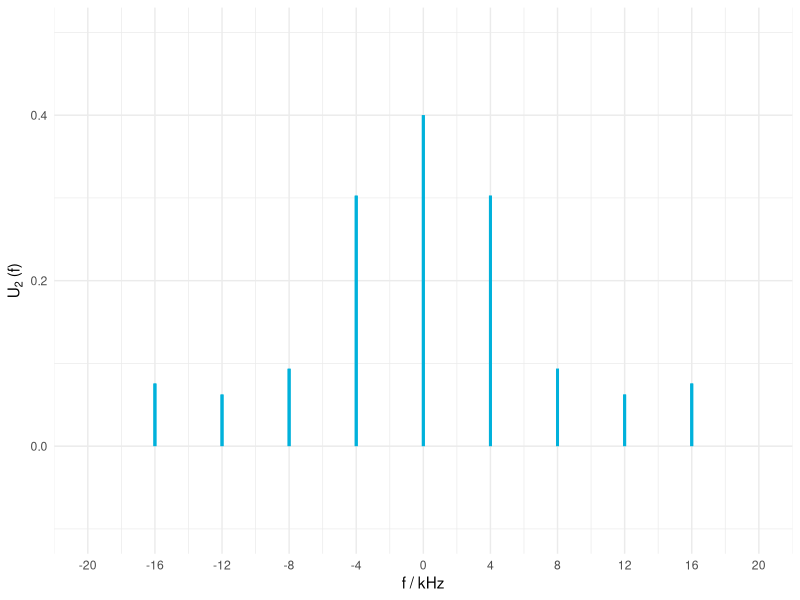

Write R code to recreate this figure.
library(ggplot2)

outputName <- "Si.pdf"
pdfWidth <- 10
pdfHeight <- pdfWidth * 0.618


T   <- 250 * 10^-6
tau <- 100 * 10^-6

U2 <- 1

m <- 5

amplitudes <- function(n) {

if(n == 0) { return( U2 * tau/T ) }

abs(    U2 * tau/T * sin(pi * n * tau/T) / (n * pi * tau/T))
}

line_xcoordinates <- c()
theoretical_ys <- c()
deltacounter <- 0

deltax  <- 1

for(i in 1:m) {

  deltacounter<-deltacounter+deltax
  line_xcoordinates <- c(line_xcoordinates, deltacounter)

  theoretical_ys <- c(theoretical_ys, amplitudes(i))

}

xlimits <- c(-5, 5)
xbreaks <- seq(-5, 5, 1)
xlabels <- xbreaks * 1/T / 1000
ylimits <- c(-0.1, U2/2)

xlabel <- "f / kHz"
ylabel <- bquote("U"[2]~"(f)")


hsBlue <- "#00b1db"

p <- ggplot(data.frame(x=c(0,2)), aes(x=x)) +
    theme_minimal() +
    scale_x_continuous(limits = xlimits, breaks = xbreaks, labels=xlabels) +
    scale_y_continuous(limits = ylimits) +
    stat_function( fun = amplitudes, n = 4000, linetype=2, color = hsBlue) +
    xlab(xlabel) +
    ylab(ylabel)



linewidth <- 1

for( i in 1:m ) {

    p <- p + geom_segment( x = line_xcoordinates[i], y = 0, xend = line_xcoordinates[i], yend = theoretical_ys[i] , color=hsBlue,   linetype="solid", size = linewidth)
    p <- p + geom_segment( x = -line_xcoordinates[i], y = 0, xend = -line_xcoordinates[i], yend = theoretical_ys[i] , color=hsBlue,   linetype="solid", size = linewidth)
}
p <- p + geom_segment( x = 0, y = 0, xend = 0, yend = amplitudes(0), color=hsBlue,   linetype="solid", size = linewidth)

pdf(outputName, pdfWidth, pdfHeight)
p
